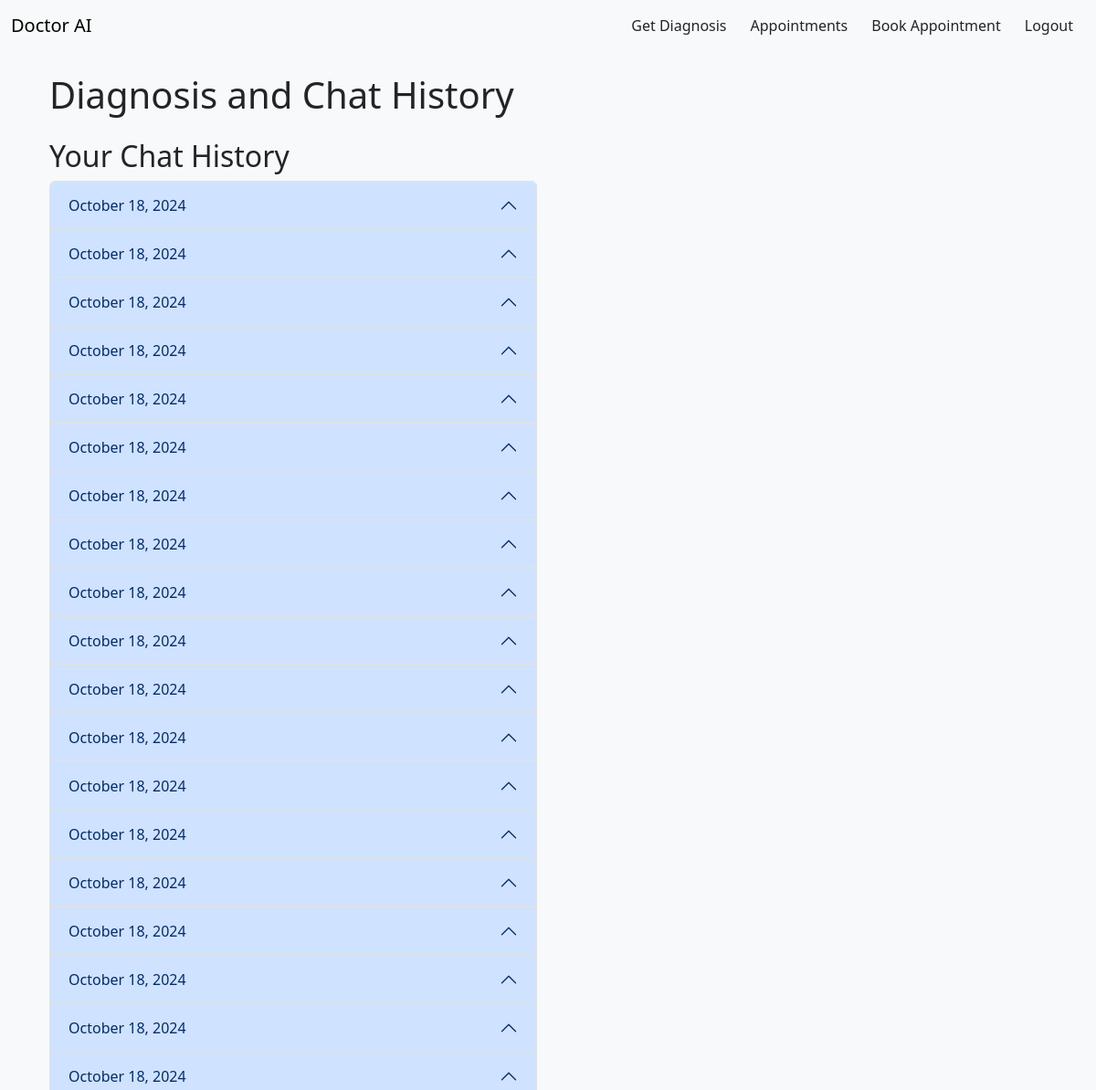
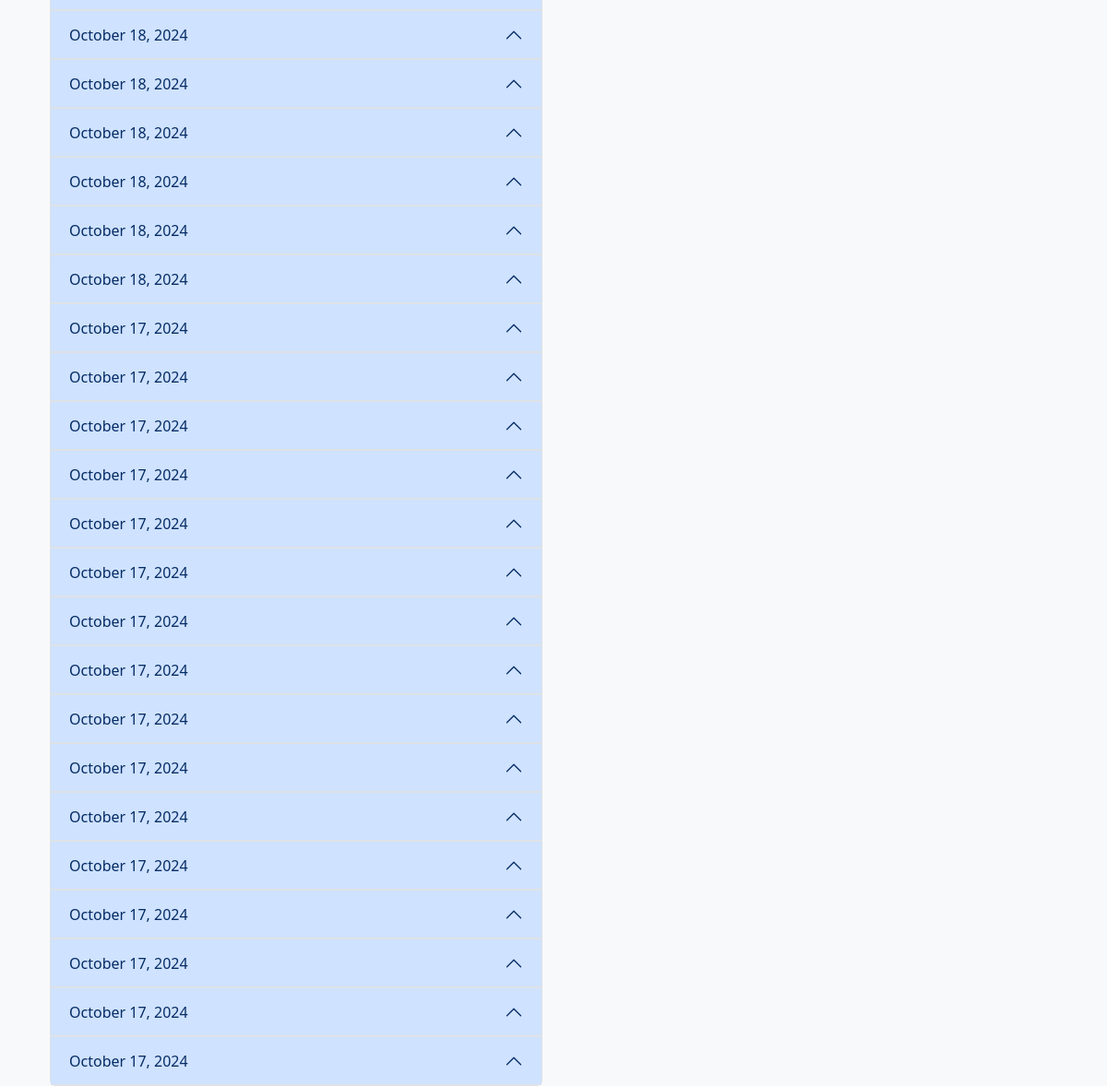
/diagnosis/history/ (signed in), run on the app's committed database (2 pictures, top to bottom).
### diagnosis/models.py (models this page shows, shortened)
class ChatSession(models.Model):
    user = models.ForeignKey(CustomUser, related_name='chat_sessions', on_delete=models.CASCADE)
    timestamp = models.DateTimeField(auto_now_add=True)

### diagnosis/views.py (the view)
# urls.py: path('history/', views.patient_history, name='patient_history'),
@login_required
def patient_history(request):
    diagnoses = Diagnosis.objects.filter(user=request.user).order_by('-date_created')
    appointments = Appointment.objects.filter(patient=request.user).order_by('-date')
    chat_sessions = ChatSession.objects.filter(user=request.user).prefetch_related('messages').order_by('-timestamp')
    if 'appointment_success' in request.GET:
        messages.success(request, 'Your appointment has been successfully booked!')
    return render(request, 'diagnosis/patient_history.html', {
        'diagnoses': diagnoses,
        'appointments': appointments,
        'chat_sessions': chat_sessions,  # Pass chat sessions to the template
    })

### diagnosis/templates/diagnosis/patient_history.html (shortened to what this page needs)
{% extends "base.html" %}
{% load bootstrap5 %}
{% load widget_tweaks %}
{% load bootstrap_icons %}
{% block content %}
<div class="container mt-4">
  <h1>Diagnosis and Chat History</h1>
  <div class="row mt-4">
        <div class="col-md-6">
          <div class="chat-history-section">
              <h2>Your Chat History</h2>
              {% if chat_sessions %}
                  <div class="accordion" id="chatAccordion">
                      {% for session in chat_sessions %}
                          <div class="accordion-item">
                              <h2 class="accordion-header" id="headingChat{{ forloop.counter }}">
                                  <button class="accordion-button" type="button" data-bs-toggle="collapse" data-bs-target="#collapseChat{{ forloop.counter }}" aria-expanded="true" aria-controls="collapseChat{{ forloop.counter }}">
                                        {{ session.timestamp|date:"F j, Y" }}
                                  </button>
                              </h2>
                          </div>
                      {% endfor %}
                  </div>
              {% else %}
                  <p>You have no chat history yet. <a href="">Start a new chat!</a></p>
              {% endif %}
          </div>
      </div>
  </div>
</div>
{% endblock %}

### users/static/users/styles.css (style rules this page uses)
body { background-color: #f8f9fa; }

### data on the page
ChatSession: timestamp "October 18, 2024"
ChatSession: timestamp "October 18, 2024"
ChatSession: timestamp "October 18, 2024"
ChatSession: timestamp "October 18, 2024"
ChatSession: timestamp "October 18, 2024"
ChatSession: timestamp "October 18, 2024"
ChatSession: timestamp "October 18, 2024"
ChatSession: timestamp "October 18, 2024"
ChatSession: timestamp "October 18, 2024"
ChatSession: timestamp "October 18, 2024"
ChatSession: timestamp "October 18, 2024"
ChatSession: timestamp "October 18, 2024"
ChatSession: timestamp "October 18, 2024"
ChatSession: timestamp "October 18, 2024"
ChatSession: timestamp "October 18, 2024"
ChatSession: timestamp "October 18, 2024"
ChatSession: timestamp "October 18, 2024"
ChatSession: timestamp "October 18, 2024"
ChatSession: timestamp "October 18, 2024"
ChatSession: timestamp "October 18, 2024"
ChatSession: timestamp "October 18, 2024"
ChatSession: timestamp "October 18, 2024"
ChatSession: timestamp "October 18, 2024"
ChatSession: timestamp "October 18, 2024"
ChatSession: timestamp "October 18, 2024"
ChatSession: timestamp "October 17, 2024"
ChatSession: timestamp "October 17, 2024"
ChatSession: timestamp "October 17, 2024"
ChatSession: timestamp "October 17, 2024"
ChatSession: timestamp "October 17, 2024"
ChatSession: timestamp "October 17, 2024"
ChatSession: timestamp "October 17, 2024"
ChatSession: timestamp "October 17, 2024"
ChatSession: timestamp "October 17, 2024"
ChatSession: timestamp "October 17, 2024"
ChatSession: timestamp "October 17, 2024"
ChatSession: timestamp "October 17, 2024"
ChatSession: timestamp "October 17, 2024"
ChatSession: timestamp "October 17, 2024"
ChatSession: timestamp "October 17, 2024"
ChatSession: timestamp "October 17, 2024"
